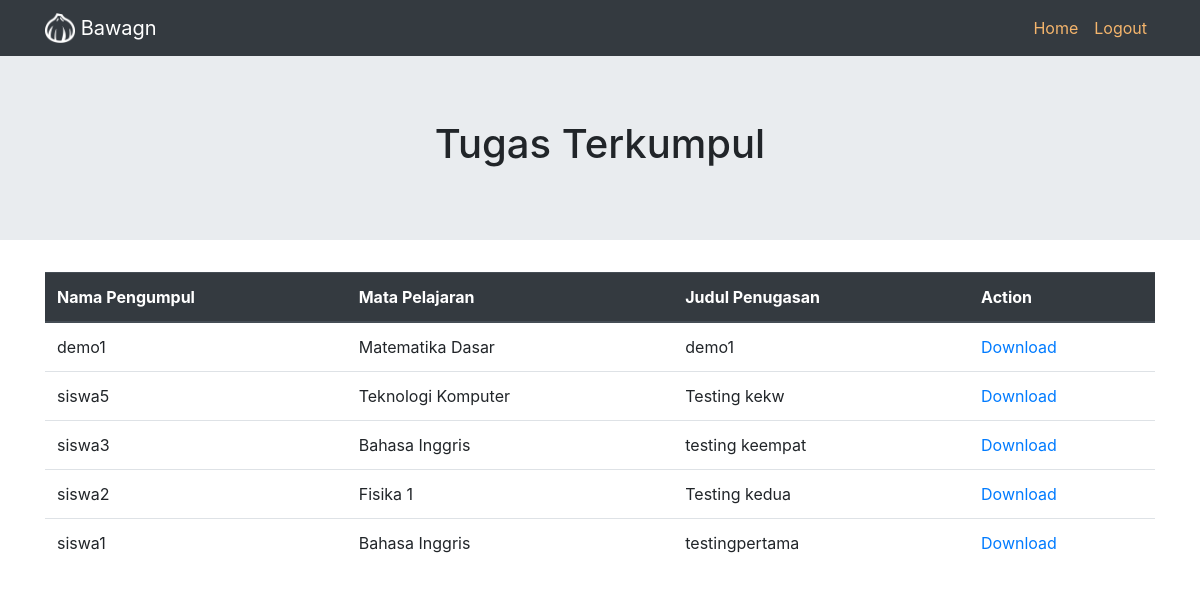
The app's page /bawagn/tendik_readtugas.php (signed in) with its own data.
### tables this page shows
CREATE TABLE `tugas` (
  `submitID` int(11) NOT NULL,
  `userID` int(11) NOT NULL,
  `mapelID` int(11) NOT NULL,
  `judultugas` varchar(100) NOT NULL,
  `namatugas` varchar(100) NOT NULL
);

CREATE TABLE `users` (
  `id` int(11) NOT NULL,
  `fullname` varchar(255) DEFAULT NULL,
  `email` varchar(50) NOT NULL,
  `username` varchar(20) NOT NULL,
  `password` varchar(255) NOT NULL
);

CREATE TABLE `matapelajaran` (
  `id` int(11) NOT NULL,
  `mapel` varchar(100) NOT NULL
);

### bawagn/_functions.php (called while the page is built, shortened)
<?php
$conn = mysqli_connect("localhost", "root", "", "fppweb");
function query($query){
  global $conn;
  $result = mysqli_query($conn, $query);
  $rows = [];
  while( $row = mysqli_fetch_assoc($result) ){
    $rows[] = $row;
  }
  return $rows;
}
 ?>

### bawagn/tendik_readtugas.php (the view, shortened to what this page needs)
<?php
require '_functions.php';
$isitabel3 = query("SELECT submitID, users.fullname, matapelajaran.mapel, judultugas, namatugas FROM tugas JOIN users ON users.id = tugas.userID JOIN matapelajaran ON matapelajaran.id = tugas.mapelID ORDER BY submitID DESC");
?>
<!doctype html>
<html lang="en">
  <head>
    <link rel="stylesheet" href="css/bootstrap.min.css">
    <link rel="stylesheet" href="css/footer.css">
  </head>
  <body>
    <nav class="navbar navbar-expand-lg navbar-light bg-dark">
      <div class="container">
        <a class="navbar-brand" href="tendik_dashboard.php" style="color: white;">
          <img src="assets/logoputih.png" width="30" height="30" class="d-inline-block align-top" alt="" loading="lazy">
          Bawagn
        </a>
          <div class="navbar-nav">
            <a class="nav-link" href="tendik_dashboard.php" style="color: #f5b56c;">Home</a>
            <a class="nav-link" href="_logout.php" style="color: #f5b56c;">Logout</a>
          </div>
      </div>
    </nav>
    <div class="jumbotron jumbotron-fluid text-center" style="">
      <div class="container">
        <h1>Tugas Terkumpul</h1>
      </div>
    </div>
    <div class="container">
      <table class="table">
        <thead class="thead-dark">
          <tr>
            <th scope="col">Nama Pengumpul</th>
            <th scope="col">Mata Pelajaran</th>
            <th scope="col">Judul Penugasan</th>
            <th scope="col">Action</th>
          </tr>
        </thead>
        <tbody>
          <?php foreach ($isitabel3 as $row) : ?>
          <tr>
            <td><?= $row["fullname"]; ?></td>
            <td><?= $row["mapel"]; ?></td>
            <td><?= $row["judultugas"]; ?></td>
            <td><a href="tendik_downloadfile.php?submitID=<?= $row["submitID"];  ?>">Download</a></td>
          </tr>
        <?php endforeach; ?>
        </tbody>
      </table>
    </div>
  </body>
</html>

### records on screen
tugas: userID.fullname "demo1", mapelID.mapel "Matematika Dasar", judultugas "demo1"
tugas: userID.fullname "siswa5", mapelID.mapel "Teknologi Komputer", judultugas "Testing kekw"
tugas: userID.fullname "siswa3", mapelID.mapel "Bahasa Inggris", judultugas "testing keempat"
tugas: userID.fullname "siswa2", mapelID.mapel "Fisika 1", judultugas "Testing kedua"
tugas: userID.fullname "siswa1", mapelID.mapel "Bahasa Inggris", judultugas "testingpertama"
